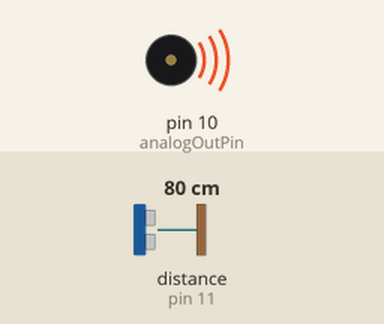
Simulated run of this sketch. Board: Arduino Mega 2560, built with avr-gcc and run on an emulated ATmega2560. On the bench: buzzer (waves = sounding). The inputs (shaded band) are chosen by the test bench; at power-on: distance to the obstacle (sensor on pin 11) 80 cm. The echo pulse lasts 58.3 µs per cm.

Above: at 0.1 s.
Timing chart, 0 to 40.0 s (numbered marks = the images above):
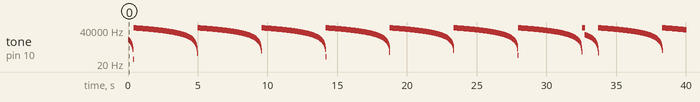

Measured:
- by itself, tone on pin 10 (analogOutPin): plays 4760 Hz for 0.03 s, 4290 Hz for 0.03 s, 3819 Hz for 0.03 s, 3349 Hz for 0.03 s, 2879 Hz for 0.03 s, 2409 Hz for 0.03 s … (1212 notes in this stretch)

The sketch:

sonar3.0.ino
```cpp
// ---------------------------------------------------------
// This example code was used to successfully communicate
// with 15 ultrasonic sensors. You can adjust the number of
// sensors in your project by changing sonarNum and the
// number of NewPing objects in the "sonar" array. You also
// need to change the pins for each sensor for the NewPing
// objects. Each sensor is pinged at 33ms intervals. So, one
// cycle of all sensors takes 495ms (33 * 15 = 495ms). The
// results are sent to the "oneSensorCycle" function which
// currently just displays the distance data. Your project
// would normally process the sensor results in this
// function (for example, decide if a robot needs to turn
// and call the turn function). Keep in mind this example is
// event-driven. Your complete sketch needs to be written so
// there's no "delay" commands and the loop() cycles at
// faster than a 33ms rate. If other processes take longer
// than 33ms, you'll need to increase pingInt so it
// doesn't get behind.
//EDITED: Jacob Kolb 9/9/2016
//NewPing(triggerPin,EchoPin,maxDist)
//trigger pin is digital
//echo pin is PWM
// ---------------------------------------------------------
#include <NewPing.h>
const int analogOutPin = 10;
int sensorValue = 0;
int outputValue = 0;
//int buzzer=0;
unsigned int maxFq = 6000;//65535;
unsigned int minFq = 300;//31;

const int sonarNum = 1; // Number or sensors.
int maxDist = 400;// Max distance in cm.
int pingInt = 33; // Milliseconds between pings.

int trig1=12;
int echo1=11;
int trig2=9;
int echo2=6;

int avg=0;

unsigned long pingTimer[sonarNum]; // When each pings.
unsigned int cm[sonarNum]; // Store ping distances.
uint8_t currentSensor = 0; // Which sensor is active.

NewPing sonar[sonarNum] = { // Sensor object array.
  NewPing(trig1,echo1, maxDist),
//  NewPing(trig2,echo2, maxDist),
//  NewPing(45, 20, maxDist),
//  NewPing(21, 22, maxDist),
//  NewPing(23, 24, maxDist),
//  NewPing(25, 26, maxDist),
//  NewPing(27, 28, maxDist),
//  NewPing(29, 30, maxDist),
//  NewPing(31, 32, maxDist),
//  NewPing(34, 33, maxDist),
//  NewPing(35, 36, maxDist),
//  NewPing(37, 38, maxDist),
//  NewPing(39, 40, maxDist),
//  NewPing(50, 51, maxDist),
//  NewPing(52, 53, maxDist)
};

void setup() {
  //Serial.begin(57600);
  pingTimer[0] = millis() + 33; // First ping start in ms.
  for (uint8_t i = 1; i < sonarNum; i++)
    pingTimer[i] = pingTimer[i - 1] + pingInt;

}

void loop() {
  for (uint8_t i = 0; i < sonarNum; i++) {
    if (millis() >= pingTimer[i]) {
      pingTimer[i] += pingInt * sonarNum;
      if (i == 0 && currentSensor == sonarNum - 1)
        oneSensorCycle(); // Do something with results.
      sonar[currentSensor].timer_stop();
      currentSensor = i;
      cm[currentSensor] = 0;
      sonar[currentSensor].ping_timer(echoCheck);
    }
  }
  // The rest of your code would go here.
}

void echoCheck() { // If ping echo, set distance to array.
  if (sonar[currentSensor].check_timer())
    cm[currentSensor] = sonar[currentSensor].ping_result / US_ROUNDTRIP_CM;
}

void oneSensorCycle() { // Do something with the results.
//  for (uint8_t i = 0; i < sonarNum; i++) {
////    Serial.print(i);
////    Serial.print("=");
////    Serial.print(cm[i]);
////    Serial.println("cm ");
//    avg=(cm[i]+avg);
//  }
  Serial.print("Average Distance ");
  outputValue = cm[1];
  Serial.println(outputValue);
  outputValue=map(outputValue,0,400,minFq,maxFq);
  outputValue = (-1)*(outputValue-maxFq);
  tone(analogOutPin, outputValue);
  Serial.println(outputValue);
  avg=0;

}
```
